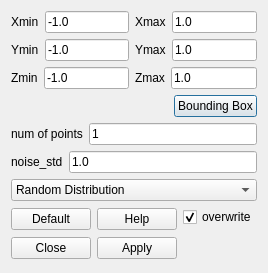
<?xml version="1.0" encoding="UTF-8"?>
<ui version="4.0">
 <class>GenerateOutliersDialog</class>
 <widget class="QDialog" name="GenerateOutliersDialog">
  <property name="geometry">
   <rect>
    <x>0</x>
    <y>0</y>
    <width>255</width>
    <height>273</height>
   </rect>
  </property>
  <property name="windowTitle">
   <string>Generate Outliers Dialog</string>
  </property>
  <property name="windowIcon">
   <iconset resource="../res/Registar.qrc">
    <normaloff>:/images/bunny.png</normaloff>:/images/bunny.png</iconset>
  </property>
  <layout class="QVBoxLayout" name="verticalLayout">
   <item>
    <layout class="QGridLayout" name="gridLayout">
     <item row="1" column="0">
      <layout class="QHBoxLayout" name="horizontalLayout_5">
       <item>
        <widget class="QLabel" name="label_2">
         <property name="text">
          <string>Ymin</string>
         </property>
        </widget>
       </item>
       <item>
        <widget class="QLineEdit" name="yMinLineEdit">
         <property name="text">
          <string>-1.0</string>
         </property>
        </widget>
       </item>
      </layout>
     </item>
     <item row="0" column="0">
      <layout class="QHBoxLayout" name="horizontalLayout_3">
       <item>
        <widget class="QLabel" name="label">
         <property name="text">
          <string>Xmin</string>
         </property>
        </widget>
       </item>
       <item>
        <widget class="QLineEdit" name="xMinLineEdit">
         <property name="text">
          <string>-1.0</string>
         </property>
        </widget>
       </item>
      </layout>
     </item>
     <item row="0" column="1">
      <layout class="QHBoxLayout" name="horizontalLayout_4">
       <item>
        <widget class="QLabel" name="label_7">
         <property name="text">
          <string>Xmax</string>
         </property>
        </widget>
       </item>
       <item>
        <widget class="QLineEdit" name="xMaxLineEdit">
         <property name="text">
          <string>1.0</string>
         </property>
        </widget>
       </item>
      </layout>
     </item>
     <item row="1" column="1">
      <layout class="QHBoxLayout" name="horizontalLayout_6">
       <item>
        <widget class="QLabel" name="label_4">
         <property name="text">
          <string>Ymax</string>
         </property>
        </widget>
       </item>
       <item>
        <widget class="QLineEdit" name="yMaxLineEdit">
         <property name="text">
          <string>1.0</string>
         </property>
        </widget>
       </item>
      </layout>
     </item>
     <item row="2" column="1">
      <layout class="QHBoxLayout" name="horizontalLayout_7">
       <item>
        <widget class="QLabel" name="label_6">
         <property name="text">
          <string>Zmax</string>
         </property>
        </widget>
       </item>
       <item>
        <widget class="QLineEdit" name="zMaxLineEdit">
         <property name="text">
          <string>1.0</string>
         </property>
        </widget>
       </item>
      </layout>
     </item>
     <item row="2" column="0">
      <layout class="QHBoxLayout" name="horizontalLayout_8">
       <item>
        <widget class="QLabel" name="label_3">
         <property name="text">
          <string>Zmin</string>
         </property>
        </widget>
       </item>
       <item>
        <widget class="QLineEdit" name="zMinLineEdit">
         <property name="text">
          <string>-1.0</string>
         </property>
        </widget>
       </item>
      </layout>
     </item>
    </layout>
   </item>
   <item>
    <layout class="QHBoxLayout" name="horizontalLayout_10">
     <item>
      <spacer name="horizontalSpacer">
       <property name="orientation">
        <enum>Qt::Horizontal</enum>
       </property>
       <property name="sizeHint" stdset="0">
        <size>
         <width>40</width>
         <height>20</height>
        </size>
       </property>
      </spacer>
     </item>
     <item>
      <widget class="QPushButton" name="boundingBoxButton">
       <property name="text">
        <string>Bounding Box</string>
       </property>
      </widget>
     </item>
    </layout>
   </item>
   <item>
    <layout class="QHBoxLayout" name="horizontalLayout_2">
     <item>
      <widget class="QLabel" name="label_8">
       <property name="text">
        <string>num of points</string>
       </property>
      </widget>
     </item>
     <item>
      <widget class="QLineEdit" name="numOfPointsLineEdit">
       <property name="text">
        <string>1</string>
       </property>
      </widget>
     </item>
    </layout>
   </item>
   <item>
    <layout class="QHBoxLayout" name="horizontalLayout_9">
     <item>
      <widget class="QLabel" name="label_5">
       <property name="text">
        <string>noise_std</string>
       </property>
      </widget>
     </item>
     <item>
      <widget class="QLineEdit" name="noiseSTDLineEdit">
       <property name="text">
        <string>1.0</string>
       </property>
      </widget>
     </item>
    </layout>
   </item>
   <item>
    <widget class="QComboBox" name="methodComboBox">
     <item>
      <property name="text">
       <string>Random Distribution</string>
      </property>
     </item>
     <item>
      <property name="text">
       <string>Random Along Normal</string>
      </property>
     </item>
    </widget>
   </item>
   <item>
    <layout class="QHBoxLayout" name="horizontalLayout">
     <item>
      <layout class="QGridLayout" name="gridLayout_2">
       <item row="0" column="0">
        <widget class="QPushButton" name="defaultButton">
         <property name="text">
          <string>Default</string>
         </property>
        </widget>
       </item>
       <item row="0" column="1">
        <widget class="QPushButton" name="helpButton">
         <property name="text">
          <string>Help</string>
         </property>
        </widget>
       </item>
       <item row="1" column="0">
        <widget class="QPushButton" name="closeButton">
         <property name="text">
          <string>Close</string>
         </property>
        </widget>
       </item>
       <item row="1" column="1">
        <widget class="QPushButton" name="applyButton">
         <property name="text">
          <string>Apply</string>
         </property>
        </widget>
       </item>
      </layout>
     </item>
     <item>
      <layout class="QVBoxLayout" name="verticalLayout_2">
       <item>
        <widget class="QCheckBox" name="overwriteCheckBox">
         <property name="text">
          <string>overwrite</string>
         </property>
         <property name="checked">
          <bool>true</bool>
         </property>
        </widget>
       </item>
       <item>
        <spacer name="verticalSpacer">
         <property name="orientation">
          <enum>Qt::Vertical</enum>
         </property>
         <property name="sizeHint" stdset="0">
          <size>
           <width>20</width>
           <height>40</height>
          </size>
         </property>
        </spacer>
       </item>
      </layout>
     </item>
    </layout>
   </item>
  </layout>
  <zorder>noiseSTDLineEdit</zorder>
  <zorder>layoutWidget</zorder>
  <zorder>methodComboBox</zorder>
  <zorder>label_8</zorder>
  <zorder>numOfPointsLineEdit</zorder>
  <zorder>boundingBoxButton</zorder>
  <zorder>horizontalSpacer</zorder>
 </widget>
 <resources>
  <include location="../res/Registar.qrc"/>
 </resources>
 <connections>
  <connection>
   <sender>closeButton</sender>
   <signal>clicked()</signal>
   <receiver>GenerateOutliersDialog</receiver>
   <slot>close()</slot>
   <hints>
    <hint type="sourcelabel">
     <x>51</x>
     <y>184</y>
    </hint>
    <hint type="destinationlabel">
     <x>184</x>
     <y>190</y>
    </hint>
   </hints>
  </connection>
 </connections>
</ui>
